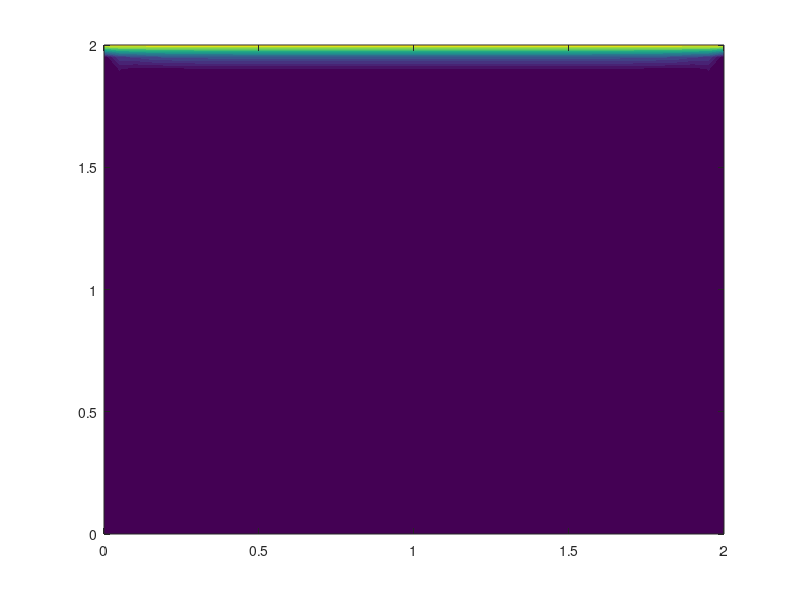

The MATLAB script that drew this image: (Note: this script raises an error after producing the figure.)
% 2D Incompressible Navier-Stokes (Lid-Driven Cavity Flow)
% Tested for MATLAB R2025a

clc; clear; close all;

% 1. Grid and Parameters
nx = 41; ny = 41;       % Grid size
nt = 500; nit = 50;     % Time steps and pressure iterations
dx = 2 / (nx - 1); 
dy = 2 / (ny - 1);
dt = 0.001;             % Time step
rho = 1; nu = 0.1;      % Density and Kinematic Viscosity

% 2. Initialization
u = zeros(ny, nx); v = zeros(ny, nx); p = zeros(ny, nx);
[X, Y] = meshgrid(linspace(0, 2, nx), linspace(0, 2, ny));

% 3. Main Time Loop
figure('Name', 'Navier-Stokes Simulation', 'Color', 'w');
for n = 1:nt
    un = u; vn = v;
    
    % Predictor step (nonlinear advection and viscous diffusion)
    u(2:end-1, 2:end-1) = un(2:end-1, 2:end-1) - ...
        un(2:end-1, 2:end-1) .* dt / dx .* (un(2:end-1, 2:end-1) - un(2:end-1, 1:end-2)) - ...
        vn(2:end-1, 2:end-1) .* dt / dy .* (un(2:end-1, 2:end-1) - un(1:end-2, 2:end-1)) + ...
        nu * dt / dx^2 * (un(2:end-1, 3:end) - 2 * un(2:end-1, 2:end-1) + un(2:end-1, 1:end-2)) + ...
        nu * dt / dy^2 * (un(3:end, 2:end-1) - 2 * un(2:end-1, 2:end-1) + un(1:end-2, 2:end-1));
        
    v(2:end-1, 2:end-1) = vn(2:end-1, 2:end-1) - ...
        un(2:end-1, 2:end-1) .* dt / dx .* (vn(2:end-1, 2:end-1) - vn(2:end-1, 1:end-2)) - ...
        vn(2:end-1, 2:end-1) .* dt / dy .* (vn(2:end-1, 2:end-1) - vn(1:end-2, 2:end-1)) + ...
        nu * dt / dx^2 * (vn(2:end-1, 3:end) - 2 * vn(2:end-1, 2:end-1) + vn(2:end-1, 1:end-2)) + ...
        nu * dt / dy^2 * (vn(3:end, 2:end-1) - 2 * vn(2:end-1, 2:end-1) + vn(1:end-2, 2:end-1));
        
    % Pressure Poisson Equation (iterative solver)
    rhs = rho / dt * ((u(2:end-1, 3:end) - u(2:end-1, 1:end-2)) / (2 * dx) + ...
                      (v(3:end, 2:end-1) - v(1:end-2, 2:end-1)) / (2 * dy));
    for q = 1:nit
        pn = p;
        p(2:end-1, 2:end-1) = ((pn(2:end-1, 3:end) + pn(2:end-1, 1:end-2)) * dy^2 + ...
                               (pn(3:end, 2:end-1) + pn(1:end-2, 2:end-1)) * dx^2 - ...
                               rhs * dx^2 * dy^2) / (2 * (dx^2 + dy^2));
        % Pressure Boundary Conditions
        p(:, end) = p(:, end-1);   % dp/dx = 0 at x = 2
        p(1, :) = p(2, :);         % dp/dy = 0 at y = 0
        p(:, 1) = p(:, 2);         % dp/dx = 0 at x = 0
        p(end, :) = 0;             % p = 0 at top wall
    end
    
    % Corrector step (apply pressure gradient to velocity)
    u(2:end-1, 2:end-1) = u(2:end-1, 2:end-1) - dt / rho * (p(2:end-1, 3:end) - p(2:end-1, 1:end-2)) / (2 * dx);
    v(2:end-1, 2:end-1) = v(2:end-1, 2:end-1) - dt / rho * (p(3:end, 2:end-1) - p(1:end-2, 2:end-1)) / (2 * dy);
    
    % Velocity Boundary Conditions (No-slip walls, Lid moving at u=1)
    u(1, :) = 0; u(:, 1) = 0; u(:, end) = 0; u(end, :) = 1; 
    v(1, :) = 0; v(end, :) = 0; v(:, 1) = 0; v(:, end) = 0;
    
    % 4. Visualization (Updates every 10 steps)
    if mod(n, 10) == 0
        contourf(X, Y, sqrt(u.^2 + v.^2), 20, 'LineColor', 'none'); 
        colormap parula; hold on;
        % Quiver plot for velocity vectors (skipping points for clarity)
        quiver(X(1:2:end, 1:2:end), Y(1:2:end, 1:2:end), ...
               u(1:2:end, 1:2:end), v(1:2:end, 1:2:end), 1.5, 'w');
        title(sprintf('Lid-Driven Cavity Flow | Step %d', n));
        xlabel('X'); ylabel('Y');
        drawnow; hold off;
    end
end
